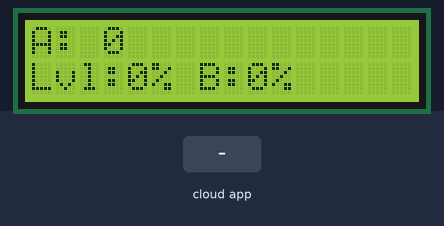
A sketch run on a simulated ESP32. Parts: 16×2 character LCD. The inputs (shaded band) are chosen by the test bench. WiFi joins after 1.5 s; servers stay silent unless stated; the Firebase database answers and starts empty; what the sketch prints to the serial monitor is not drawn.

Above: at 5.1 s.
5.2 s: the phone or cloud app sets classification to 0
At 7.2 s:
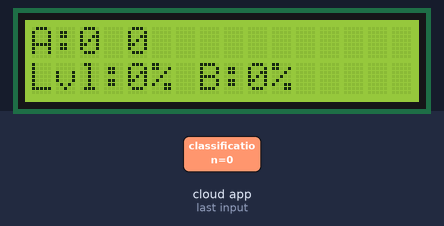
8.0 s: the phone or cloud app sets containerA to 1
At 9.7 s:
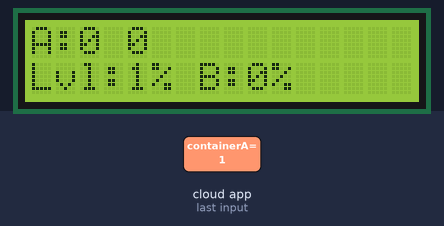
10.0 s: the phone or cloud app sets containerB to 1
At 11.5 s:
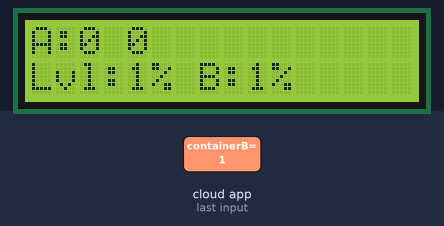
12.0 s: the phone or cloud app sets containerA to 0
At 13.0 s:
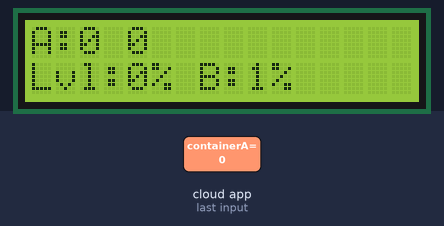
Timing chart, 0 to 15.0 s (numbered marks = the images above; inputs shaded):
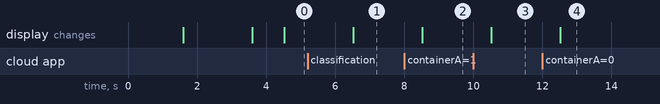

Measured:
- after the input at 5.2 s, the display: changes after 1.3 s (image 1)
- after the input at 8.0 s, the display: changes after 0.52 s (image 2)
- after the input at 10.0 s, the display: changes after 0.52 s (image 3)
- after the input at 12.0 s, the display: changes after 0.52 s (image 4)

The sketch:

sketch_jul23a.ino
```cpp
#include <WiFi.h>
#include <Wire.h>
#include <LiquidCrystal_I2C.h>
#include <Firebase_ESP_Client.h>

// Replace with your network credentials
#define WIFI_SSID "Realme c67"
#define WIFI_PASSWORD "123456789"

// Replace with your Firebase credentials
#define API_KEY "AIzaSyC3Jj8d_Ooywzwbdh76VCGNGLNcfNqxw8E"
#define DATABASE_URL "https://ricevendo-4e1fe-default-rtdb.asia-southeast1.firebasedatabase.app"

// Firebase objects
FirebaseData fbdo;
FirebaseAuth auth;
FirebaseConfig config;

// LCD object - I2C address 0x27, 16 cols, 2 rows
LiquidCrystal_I2C lcd(0x27, 16, 2);

// Variables to store values
String classA = "", classB = "";
int priceA = 0, priceB = 0;
int levelA = 0, levelB = 0;

unsigned long lastFetch = 0;
const unsigned long interval = 2000; // Fetch every 2 seconds

void setup() {
  Serial.begin(115200);
  lcd.init();
  lcd.backlight();
  lcd.clear();
  lcd.setCursor(0, 0);
  lcd.print("Connecting...");

  WiFi.begin(WIFI_SSID, WIFI_PASSWORD);
  while (WiFi.status() != WL_CONNECTED) {
    delay(500);
    Serial.print(".");
  }

  lcd.clear();
  lcd.setCursor(0, 0);
  lcd.print("WiFi Connected");

  // Firebase
  config.api_key = API_KEY;
  config.database_url = DATABASE_URL;
  auth.user.email = "";  // Anonymous login
  auth.user.password = "";

  Firebase.begin(&config, &auth);
  Firebase.reconnectWiFi(true);

  delay(2000);
  lcd.clear();
}

void loop() {
  if (millis() - lastFetch >= interval) {
    lastFetch = millis();
    if (Firebase.ready()) {
      // Stocks
      Firebase.RTDB.getString(&fbdo, "/stocks/containerA/classification");
      classA = fbdo.stringData();

      Firebase.RTDB.getInt(&fbdo, "/stocks/containerA/price");
      priceA = fbdo.intData();

      Firebase.RTDB.getString(&fbdo, "/stocks/containerB/classification");
      classB = fbdo.stringData();

      Firebase.RTDB.getInt(&fbdo, "/stocks/containerB/price");
      priceB = fbdo.intData();

      // Ultrasonic levels
      Firebase.RTDB.getInt(&fbdo, "/ultrasonic/containerA");
      levelA = fbdo.intData();

      Firebase.RTDB.getInt(&fbdo, "/ultrasonic/containerB");
      levelB = fbdo.intData();

      // Display
      lcd.clear();
      lcd.setCursor(0, 0);
      lcd.print("A:");
      lcd.print(classA);
      lcd.print(" ");
      lcd.print(priceA);

      lcd.setCursor(0, 1);
      lcd.print("Lvl:");
      lcd.print(levelA);
      lcd.print("% B:");
      lcd.print(levelB);
      lcd.print("%");
    }
  }
}
```
